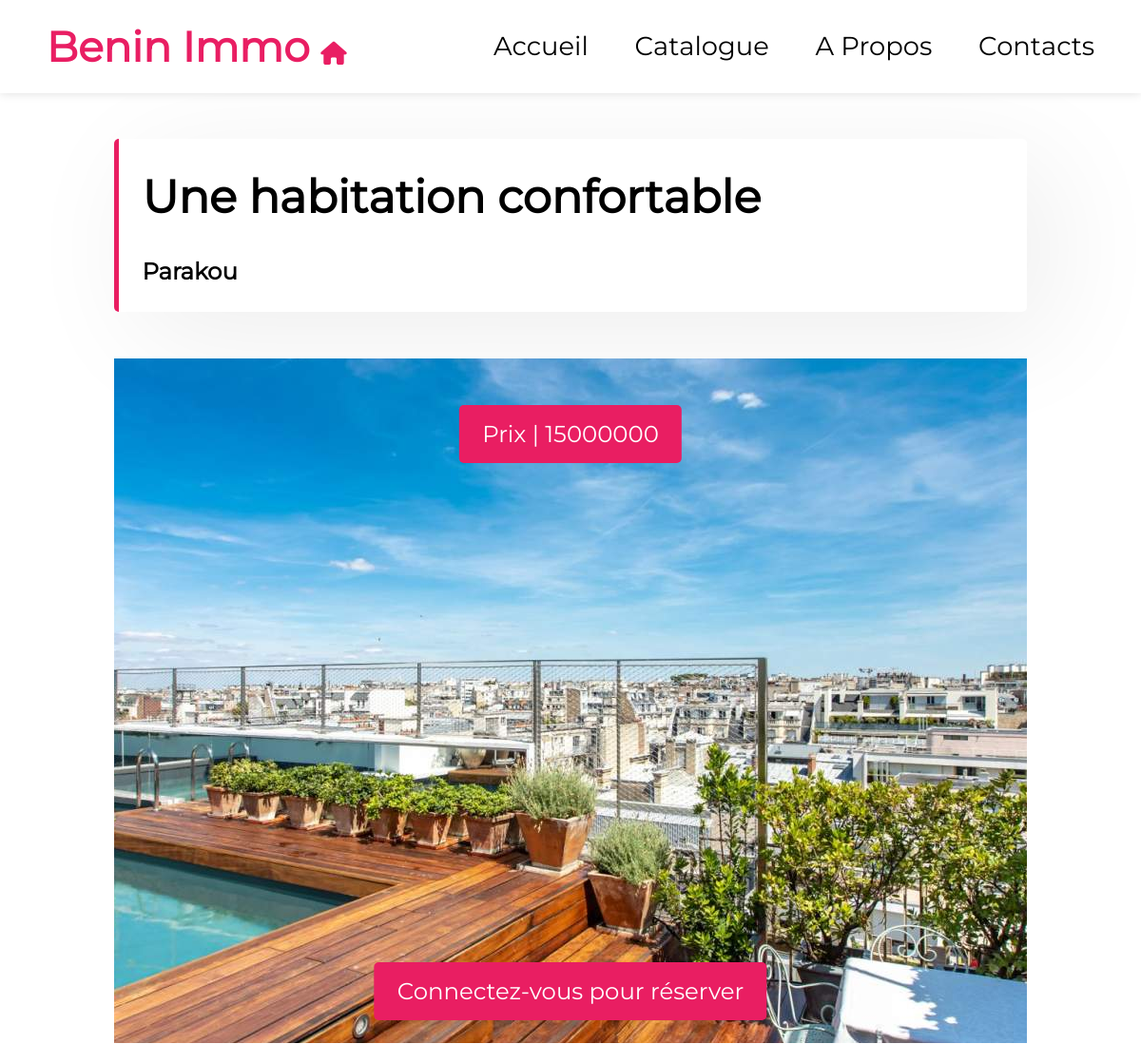
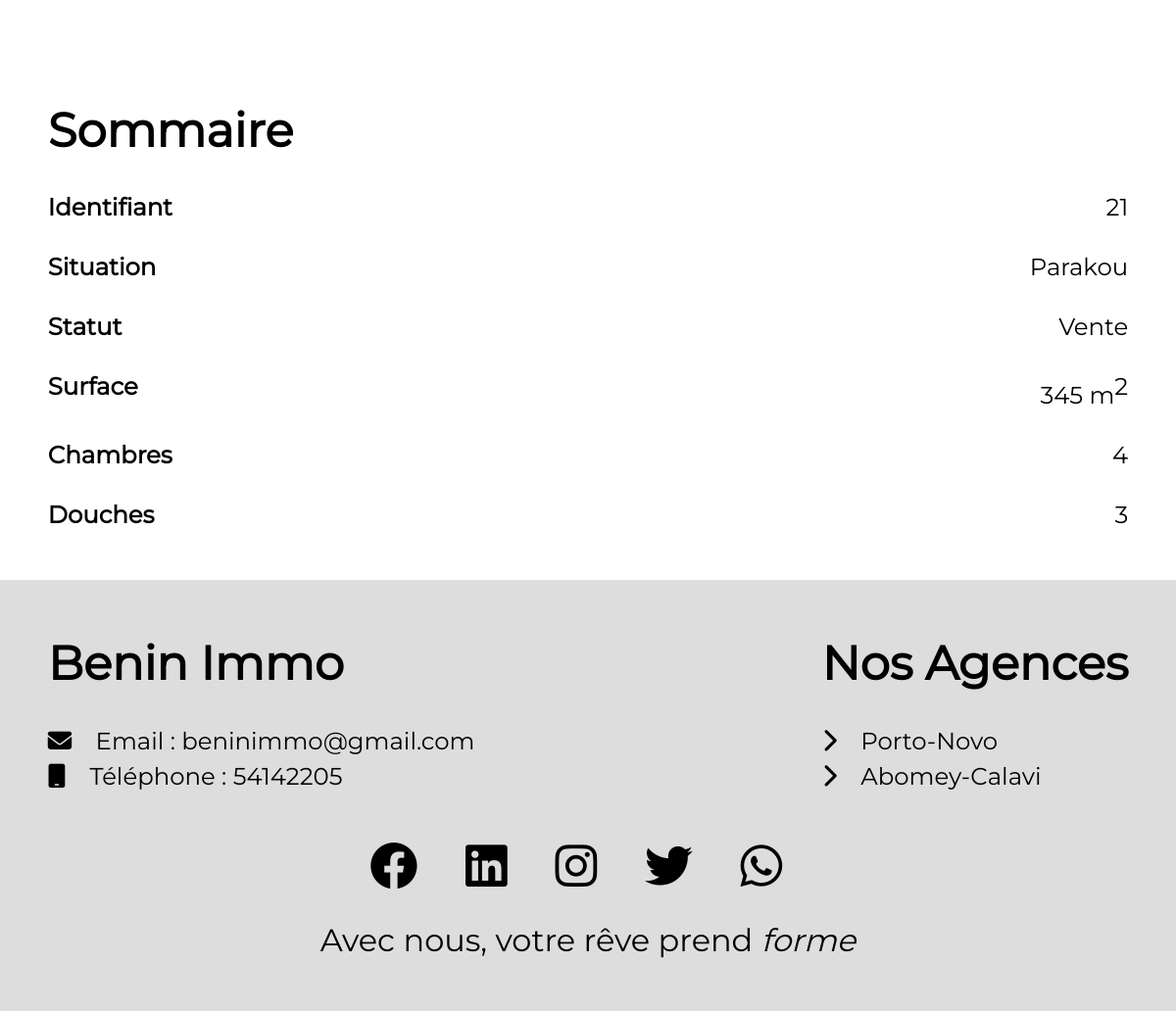
Screenshot of /single-property.php?id=21 with the database file from the repository (2 pictures, top to bottom).
### tables this page shows
CREATE TABLE `agency_infos` (
  `a_name` varchar(30) NOT NULL,
  `a_email` varchar(80) NOT NULL,
  `a_telephoneNumber` int(11) NOT NULL,
  `a_location` varchar(20) NOT NULL,
  `a_openingTime` int(11) NOT NULL,
  `a_closureHour` int(11) NOT NULL,
  `a_facebook` varchar(80) NOT NULL,
  `a_instagram` varchar(80) NOT NULL,
  `a_linkedin` varchar(80) NOT NULL,
  `a_twitter` varchar(80) NOT NULL
);

CREATE TABLE `properties` (
  `id` int(11) NOT NULL,
  `p_location` varchar(255) NOT NULL,
  `p_category` varchar(4) NOT NULL,
  `p_area` int(10) UNSIGNED NOT NULL,
  `p_beds` int(10) UNSIGNED NOT NULL,
  `p_baths` int(10) UNSIGNED NOT NULL,
  `p_description` text NOT NULL,
  `p_image` varchar(255) NOT NULL,
  `p_price` int(10) UNSIGNED NOT NULL
);

### single-property.php (the view, shortened to what this page needs)
<?php
require 'elements/header.php';
$sqlQuery = 'SELECT * FROM `properties` WHERE `id` = ?';
$propertyStatement = $mysqlConnection->prepare($sqlQuery);
$propertyStatement->execute([$_GET['id']]);
$property = $propertyStatement->fetch();
?>
<div class="services single-property">
    <h2><?= $property['p_description'] ?></h2>
    <strong><?= $property['p_location'] ?></strong>
</div>
<section style="background: url(dashboard/<?= $property['p_image'] ?>) center no-repeat" class="flex flex-column">
    <div>Prix | <?= $property['p_price'] ?></div>
    <?php if (isset($_SESSION['connecte'])) : ?>
        <div>
            <a href="single-property.php?id=<?= $_GET['id'] ?>&reserve=<?= $property['id'] ?>"><?= $success ?? 'Réserver' ?></a>
        </div>
    <?php else : ?>
        <div>
            <a href="login.php">Connectez-vous pour réserver</a>
        </div>
    <?php endif ?>
</section>
<div>
    <h2>Sommaire</h2>
    <ul class="flex flex-column g-1">
        <li class="flex justify-between">
            <strong>Identifiant</strong>
            <small><?= $property['id'] ?></small>
        </li>
        <li class="flex justify-between">
            <strong>Situation</strong>
            <small><?= $property['p_location'] ?></small>
        </li>
        <li class="flex justify-between">
            <strong>Statut</strong>
            <small><?= $property['p_category'] === 'sale' ? 'Vente' : 'Location' ?></small>
        </li>
        <li class="flex justify-between">
            <strong>Surface</strong>
            <small><?= $property['p_area'] ?> m<sup>2</sup></small>
        </li>
        <li class="flex justify-between">
            <strong>Chambres</strong>
            <small><?= $property['p_beds'] ?></small>
        </li>
        <li class="flex justify-between">
            <strong>Douches</strong>
            <small><?= $property['p_baths'] ?></small>
        </li>
    </ul>
</div>
<?php require 'elements/footer.php' ?>

### elements/header.php (shortened to what this page needs)
<?php
require dirname(__DIR__) . DIRECTORY_SEPARATOR . 'functions' . DIRECTORY_SEPARATOR . 'navFunctions.php';
require_once dirname(__DIR__) . DIRECTORY_SEPARATOR . 'functions' . DIRECTORY_SEPARATOR . 'connectToDatabase.php';
$sqlQuery = 'SELECT * FROM `agency_infos`';
$infosStatement = $mysqlConnection->prepare($sqlQuery);
$infosStatement->execute();
$infos = $infosStatement->fetch();
?>
<!DOCTYPE html>
<html lang="fr">
<head>
  <link rel="stylesheet" href="./css/all.min.css" />
  <link rel="stylesheet" href="./css/style.css" />
</head>
<body>
  <header class="flex align-center justify-between">
    <h1><?= $infos['a_name'] ?> <i class="fa-solid fa-home"></i></h1>
    <div class="flex justify-end align-center g-2">
      <nav class="flex g-2">
        <ul>
          <?= nav_menu() ?>
        </ul>
      </nav>
    </div>
  </header>

### functions/navFunctions.php (shortened to what this page needs)
<?php
function nav_link(string $link, string $item): string
{
    $classe = '';
    return <<<HTML
    <li><a class="$classe" href="$link">$item</a></li>
HTML;
}
function nav_menu(): string
{
    return
        nav_link('index.php', 'Accueil') .
        nav_link('catalogue.php', 'Catalogue') .
        nav_link('about.php', 'A Propos') .
        nav_link('contact.php', 'Contacts');
}

### elements/footer.php (shortened to what this page needs)
<footer>
    <div class="flex agency-infos">
        <div>
            <h2><?= $infos['a_name'] ?></h2>
            <div class="flex flex-column">
                <span> <i class="fa-solid fa-envelope"></i>Email : <?= $infos['a_email'] ?></span>
                <span> <i class="fa-solid fa-mobile"></i>Téléphone : <?= $infos['a_telephoneNumber'] ?></span>
            </div>
        </div>
        <div>
            <h2>Nos Agences</h2>
            <ul>
                <li><i class="fa-solid fa-chevron-right"></i><?= $infos['a_location'] ?></li>
                <li><i class="fa-solid fa-chevron-right"></i>Abomey-Calavi</li>
            </ul>
        </div>
    </div>
    <div class="flex flex-column g-1 justify-between align-center">
        <ul class="social-links flex align-center justify-center g-1">
            <li><a href="<?= $infos['a_facebook'] ?>" target="_blank"><i class="fa-brands fa-facebook"></i></a></li>
            <li><a href="<?= $infos['a_linkedin'] ?>" target="_blank"><i class="fa-brands fa-linkedin"></i></a></li>
            <li><a href="<?= $infos['a_instagram'] ?>" target="_blank"><i class="fa-brands fa-instagram"></i></a></li>
            <li><a href="<?= $infos['a_twitter'] ?>" target="_blank"><i class="fa-brands fa-twitter"></i></a></li>
            <li><a href="https://wa.me/00229<?= $infos['a_telephoneNumber'] ?>" target="_blank"><i class="fa-brands fa-whatsapp"></i></a></li>
        </ul>
        <p>Avec nous, votre rêve prend <em>forme</em></p>
    </div>
</footer>
</body>
</html>

### css/style.css (style rules this page uses)
* { padding: 0; margin: 0; box-sizing: border-box; list-style: none; text-decoration: none; font-family: "Montserrat"; font-size: calc(0.8vh + 0.5vw + 1vmin); }
.flex { display: flex; }
.flex-column { flex-direction: column; }
.align-center { align-items: center; }
.justify-center { justify-content: center; }
.justify-between { justify-content: space-between; }
.justify-end { justify-content: end; }
.g-1 { gap: 1rem; }
.g-2 { gap: 2rem; }
html { min-width: 290px; }
body { line-height: 1.5; }
body > * { padding: 2rem; }
h2 { font-size: calc(1.5vh + 1.5vw + 1.5vmin); }
header { position: sticky; top: 0; height: 10vh; width: 100%; background: #ffffff; box-shadow: 0 0 10px #ddd; z-index: 999; }
header nav ul { display: flex; gap: 2rem; }
header nav li a { color: #000; font-size: calc(100% + 3px); }
header h1 { color: #e91e63; font-size: calc(1vh + 2vw + 1vmin); }
header > div { height: 8vh; flex: 1; }
.services { padding: 1rem; border-radius: 5px; background: #ffffff; box-shadow: 1rem 1rem 5rem #e91e621c; border-left: 5px solid #e91e62; width: 47%; min-width: 285px; }
.services.single-property { width: 80vw; margin: 2rem auto; margin-bottom: 2rem; box-shadow: 1rem 1rem 5rem #eee; }
.services.single-property + section { position: relative; width: 80vw; margin: 2rem auto; height: 90vh; }
.services.single-property + section div { position: absolute; width: max-content; left: 50%; transform: translateX(-50%); background-color: #e91e62; color: #ffffff; padding: 0.5rem 1rem; border-radius: 5px; }
.services.single-property + section div:nth-child(2) { bottom: 1rem; }
.services.single-property + section div:nth-child(2) a { color: #ffffff !important; }
footer { background-color: #ddd; }
h2 { margin-bottom: 1rem; }
footer .agency-infos { gap: 2rem; flex-wrap: wrap; margin-bottom: 2rem; }
.agency-infos > div { min-width: 250px; }
.agency-infos > div:first-child { flex: 1; }
* > i { margin-right: 1rem; }
li a i { font-size: calc(100% + 1rem); color: #000; }
footer p, footer p em { font-size: calc(1vh + 1vw + 1vmin); }

### rows the page displays
agency_infos: a_name "Benin Immo", a_email "beninimmo@gmail.com", a_telephoneNumber "54142205", a_location "Porto-Novo"
properties: p_description "Une habitation confortable", p_location "Parakou", p_image (picture), p_price "15000000", id "21", p_area "345", p_beds "4", p_baths "3"

### other values shown
$item "Accueil Catalogue A Propos Contacts"
